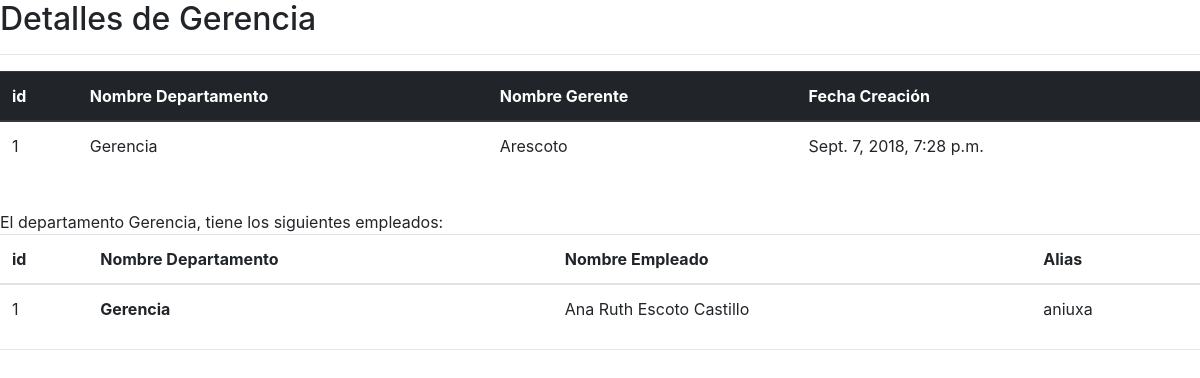
/mi_app/1/detalle_depto/, run on an earlier commit of the app's database.
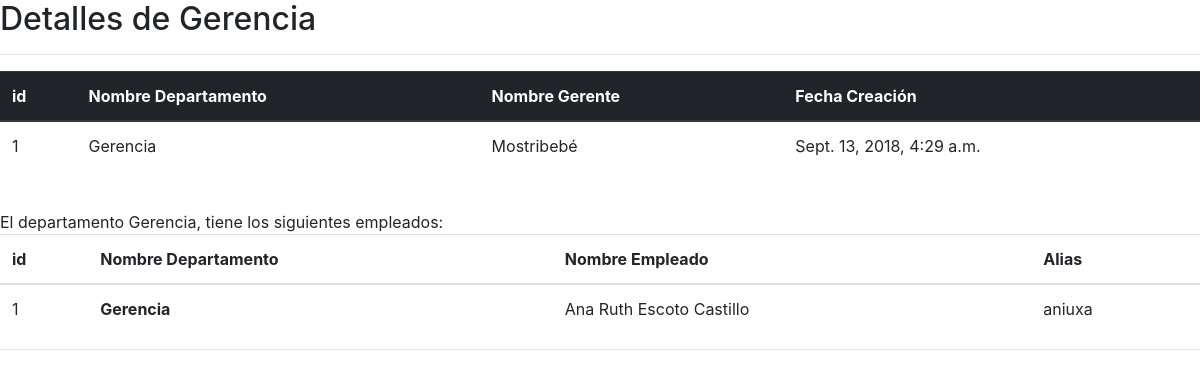
And on a later commit of the database.
### mi_app/models.py (models this page shows, shortened)
class Departamento(models.Model):
    nombre_departamento = models.CharField(max_length=100)
    nombre_gerente = models.CharField(max_length=100)
    creado_depto=models.DateTimeField('Creado Departamento')

class Empleado(models.Model):
    departamento=models.ForeignKey(Departamento, on_delete=models.CASCADE)
    nombre = models.CharField(max_length=100)
    alias = models.CharField(max_length=50)

### mi_app/views.py (the view)
# urls.py: path('<int:depto_id>/', views.detalle_depto, name='detalle_depto'),
def detalle_depto(request, depto_id):
    departamento = get_object_or_404(Departamento, pk=depto_id)
    return render(request, 'mi_app/detalle_depto.html', {'departamento': departamento})

### mi_app/templates/mi_app/detalle_depto.html (shortened to what this page needs)
{% load staticfiles %}
<!DOCTYPE html>
<html>
    <head>
        <link href="{% static "/css/bootstrap.min.css" %}" rel="stylesheet">
    </head>
    <body>
        <h2>
            Detalles de {{ departamento.nombre_departamento }}
        </h2>
        <hr>
            <table class="table">
                <thead class="thead-dark">
                    <tr>
                        <th scope="col">id </th>
                        <th scope="col">Nombre Departamento</th>
                        <th scope="col">Nombre Gerente</th>
                        <th scope="col">Fecha Creación</th>
                    </tr>
                </thead>
                <tbody>
                    <tr>
                        <td>{{ departamento.id }}</td>
                        <td>{{ departamento.nombre_departamento }}</td>
                        <td>{{ departamento.nombre_gerente }}</td>
                        <td>{{ departamento.creado_depto }}</td>
                    </tr>
                </tbody>
            </table>
            <br>
            {% with todos_empleados=departamento.empleado_set.all %}
            {% if todos_empleados %}
                El departamento {{ departamento.nombre_departamento }}, tiene los siguientes empleados:
                <table class="table">
                    <thead>
                        <tr>
                            <th scope="col">id </th>
                            <th scope="col">Nombre Departamento</th>
                            <th scope="col">Nombre Empleado</th>
                            <th scope="col">Alias</th>
                        </tr>
                    </thead>
                    <tbody>
                        {% for empleado in todos_empleados %}
                            <tr>
                                <td>{{ empleado.id }}</td>
                                <th scope="row">{{ empleado.departamento.nombre_departamento }}</th>
                                <td>{{ empleado.nombre }}</td>
                                <td>{{ empleado.alias }}</td>
                            </tr>
                        {% endfor %}
                    </tbody>
                </table>
            {% endif %}
            {% endwith %}
        <hr>
    </body>
</html>

What changed in the data, as far as the page shows it:
changed Departamento "Gerencia": nombre_gerente "Arescoto" → "Mostribebé"; creado_depto "Sept. 7, 2018, 7:28 p.m." → "Sept. 13, 2018, 4:29 a.m."
